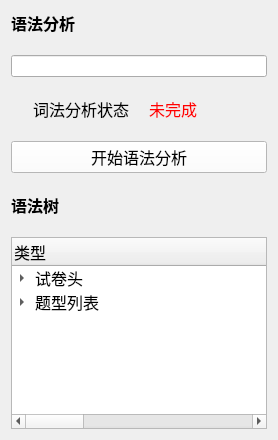
       <widget class="QWidget" name="pageParser">
        <layout class="QVBoxLayout" name="verticalLayout_8">
         <property name="spacing">
          <number>20</number>
         </property>
         <item>
          <widget class="QLabel" name="label_26">
           <property name="font">
            <font>
             <family>微软雅黑</family>
             <pointsize>12</pointsize>
             <weight>75</weight>
             <bold>true</bold>
            </font>
           </property>
           <property name="text">
            <string>语法分析</string>
           </property>
          </widget>
         </item>
         <item>
          <widget class="QLineEdit" name="uploadDisplay_2">
           <property name="readOnly">
            <bool>true</bool>
           </property>
          </widget>
         </item>
         <item>
          <layout class="QGridLayout" name="gridLayout_2">
           <property name="spacing">
            <number>20</number>
           </property>
           <item row="0" column="0">
            <layout class="QHBoxLayout" name="horizontalLayout_5">
             <item>
              <widget class="QLabel" name="label_5">
               <property name="font">
                <font>
                 <family>微软雅黑</family>
                 <pointsize>12</pointsize>
                 <weight>50</weight>
                 <bold>false</bold>
                </font>
               </property>
               <property name="text">
                <string>词法分析状态</string>
               </property>
               <property name="alignment">
                <set>Qt::AlignRight|Qt::AlignTrailing|Qt::AlignVCenter</set>
               </property>
              </widget>
             </item>
             <item>
              <widget class="QLabel" name="scannerCheck">
               <property name="font">
                <font>
                 <family>微软雅黑</family>
                 <pointsize>12</pointsize>
                </font>
               </property>
               <property name="styleSheet">
                <string notr="true">color:#ff0000;</string>
               </property>
               <property name="text">
                <string>未完成</string>
               </property>
              </widget>
             </item>
            </layout>
           </item>
          </layout>
         </item>
         <item>
          <layout class="QHBoxLayout" name="horizontalLayout_6">
           <property name="spacing">
            <number>20</number>
           </property>
           <item>
            <widget class="QPushButton" name="startParserBtn">
             <property name="enabled">
              <bool>true</bool>
             </property>
             <property name="font">
              <font>
               <family>微软雅黑</family>
               <pointsize>12</pointsize>
              </font>
             </property>
             <property name="styleSheet">
              <string notr="true">background-color: rgb(255, 255, 255);</string>
             </property>
             <property name="text">
              <string>开始语法分析</string>
             </property>
            </widget>
           </item>
          </layout>
         </item>
         <item>
          <widget class="QLabel" name="label_7">
           <property name="font">
            <font>
             <family>微软雅黑</family>
             <pointsize>12</pointsize>
             <weight>75</weight>
             <bold>true</bold>
            </font>
           </property>
           <property name="text">
            <string>语法树</string>
           </property>
          </widget>
         </item>
         <item>
          <widget class="QTreeWidget" name="parserTree">
           <property name="font">
            <font>
             <family>微软雅黑</family>
             <pointsize>12</pointsize>
            </font>
           </property>
           <attribute name="headerMinimumSectionSize">
            <number>500</number>
           </attribute>
           <attribute name="headerDefaultSectionSize">
            <number>500</number>
           </attribute>
           <column>
            <property name="text">
             <string notr="true">类型</string>
            </property>
            <property name="font">
             <font>
              <family>微软雅黑</family>
              <pointsize>12</pointsize>
             </font>
            </property>
           </column>
           <column>
            <property name="text">
             <string>值</string>
            </property>
            <property name="font">
             <font>
              <family>微软雅黑</family>
              <pointsize>12</pointsize>
             </font>
            </property>
           </column>
           <item>
            <property name="text">
             <string>试卷头</string>
            </property>
            <item>
             <property name="text">
              <string>考试时间</string>
             </property>
             <item>
              <property name="text">
               <string>数字</string>
              </property>
             </item>
             <item>
              <property name="text">
               <string>年</string>
              </property>
             </item>
            </item>
            <item>
             <property name="text">
              <string>考试内容</string>
             </property>
            </item>
            <item>
             <property name="text">
              <string>试卷</string>
             </property>
            </item>
           </item>
           <item>
            <property name="text">
             <string>题型列表</string>
            </property>
            <item>
             <property name="text">
              <string>题型</string>
             </property>
             <item>
              <property name="text">
               <string>题型号</string>
              </property>
             </item>
             <item>
              <property name="text">
               <string>题目类型</string>
              </property>
              <item>
               <property name="text">
                <string>填空题头</string>
               </property>
               <item>
                <property name="text">
                 <string>填空题：</string>
                </property>
               </item>
               <item>
                <property name="text">
                 <string>填空题列表</string>
                </property>
                <item>
                 <property name="text">
                  <string>填空题</string>
                 </property>
                 <item>
                  <property name="text">
                   <string>题号</string>
                  </property>
                 </item>
                 <item>
                  <property name="text">
                   <string>填空题内容</string>
                  </property>
                 </item>
                 <item>
                  <property name="text">
                   <string>填空题答案</string>
                  </property>
                 </item>
                </item>
               </item>
              </item>
             </item>
            </item>
            <item>
             <property name="text">
              <string>题型</string>
             </property>
             <item>
              <property name="text">
               <string>题型号</string>
              </property>
             </item>
             <item>
              <property name="text">
               <string>题目类型</string>
              </property>
              <item>
               <property name="text">
                <string>选择题头</string>
               </property>
               <item>
                <property name="text">
                 <string>选择题：</string>
                </property>
               </item>
               <item>
                <property name="text">
                 <string>选择题列表</string>
                </property>
                <item>
                 <property name="text">
                  <string>选择题</string>
                 </property>
                 <item>
                  <property name="text">
                   <string>题号</string>
                  </property>
                 </item>
                 <item>
                  <property name="text">
                   <string>选择题内容</string>
                  </property>
                 </item>
                 <item>
                  <property name="text">
                   <string>选项列表</string>
                  </property>
                  <item>
                   <property name="text">
                    <string>选项</string>
                   </property>
                   <item>
                    <property name="text">
                     <string>A.</string>
                    </property>
                   </item>
                   <item>
                    <property name="text">
                     <string>选项内容</string>
                    </property>
                   </item>
                  </item>
                 </item>
                 <item>
                  <property name="text">
                   <string>选择题答案</string>
                  </property>
                 </item>
                </item>
               </item>
              </item>
             </item>
            </item>
            <item>
             <property name="text">
              <string>题型</string>
             </property>
             <item>
              <property name="text">
               <string>题型号</string>
              </property>
             </item>
             <item>
              <property name="text">
               <string>题目类型</string>
              </property>
              <item>
               <property name="text">
                <string>判断题头</string>
               </property>
               <item>
                <property name="text">
                 <string>判断题：</string>
                </property>
               </item>
               <item>
                <property name="text">
                 <string>判断题列表</string>
                </property>
                <item>
                 <property name="text">
                  <string>判断题</string>
                 </property>
                 <item>
                  <property name="text">
                   <string>题号</string>
                  </property>
                 </item>
                 <item>
                  <property name="text">
                   <string>题目内容</string>
                  </property>
                 </item>
                 <item>
                  <property name="text">
                   <string>判断题答案</string>
                  </property>
                 </item>
                </item>
               </item>
              </item>
             </item>
            </item>
           </item>
          </widget>
         </item>
        </layout>
       </widget>
